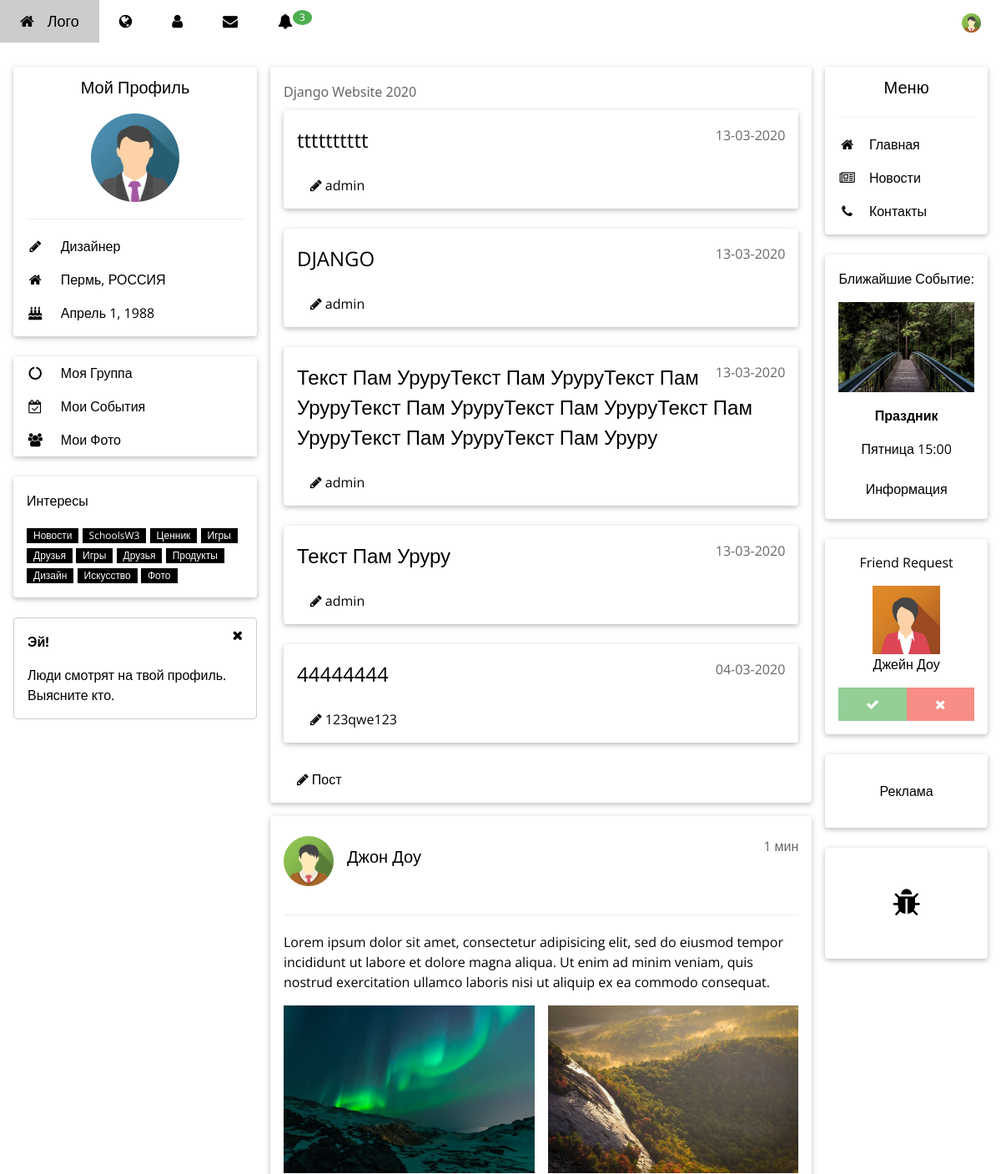
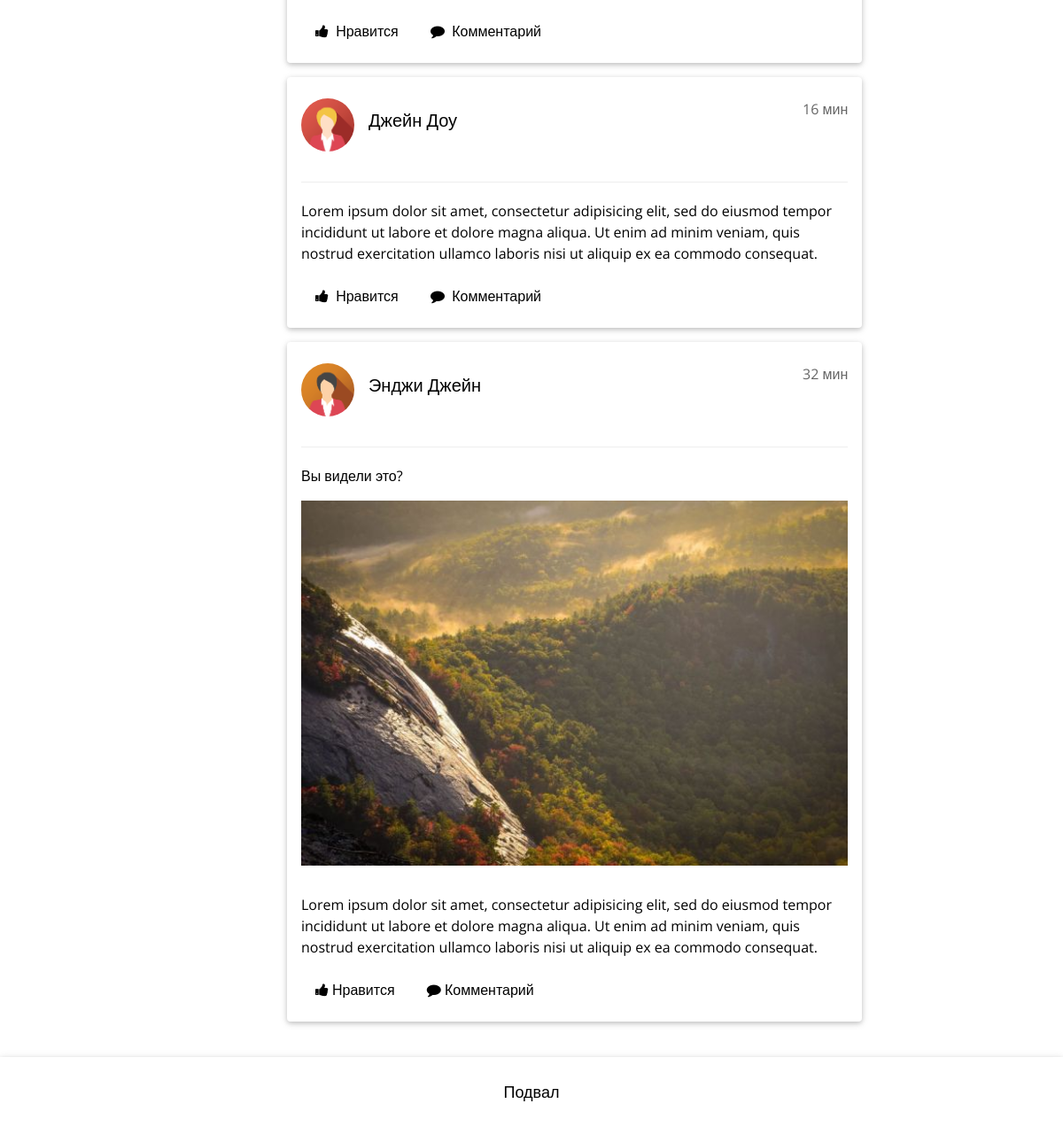
Page /news/ on the committed database (2 pictures, top to bottom).
### news/models.py (models this page shows, shortened)
class Articles(models.Model):
	title = models.CharField(max_length = 120)
	post = models.TextField()
	date = models.DateTimeField()
	author = models.ForeignKey(User, on_delete=models.CASCADE)

### news/templates/news/posts.html (shortened to what this page needs)
{% extends "mainApp/wrapper.html" %}
{% block content %}
	{% for post in object_list %}
          <div class="w3-card w3-round w3-white">
            <div class="w3-container w3-padding">
            	<span class="w3-right w3-opacity">{{post.date|date:"d-m-Y"}}</span>
              <a href="/news/{{post.id}}"><h3>{{post.title}}</h3></a>
              <button type="button" class="w3-button w3-theme"><i class="fa fa-pencil"></i> {{ post.author }}</button>
            </div>
          </div>
      <br>
      {% endfor %}
{% endblock %}

### mainApp/templates/mainApp/wrapper.html (shortened to what this page needs)
<!DOCTYPE html>
<html>
{% load static %}
<link rel="stylesheet" href="{% static 'css/w3.css' %}">
<link rel="stylesheet" href="https://cdnjs.cloudflare.com/ajax/libs/font-awesome/4.7.0/css/font-awesome.min.css">
<body class="w3-theme-l5">
<div class="w3-top">
 <div class="w3-bar w3-theme-d2 w3-left-align w3-large">
  <a href="/" class="w3-bar-item w3-button w3-padding-large w3-theme-d4"><i class="fa fa-home w3-margin-right"></i>Лого</a>
  <a href="/" class="w3-bar-item w3-button w3-hide-small w3-padding-large w3-hover-white" title="Новости"><i class="fa fa-globe"></i></a>
  <a href="/" class="w3-bar-item w3-button w3-hide-small w3-padding-large w3-hover-white" title="Настройка учетных записей"><i class="fa fa-user"></i></a>
  <a href="/" class="w3-bar-item w3-button w3-hide-small w3-padding-large w3-hover-white" title="Сообщение"><i class="fa fa-envelope"></i></a>
  <div class="w3-dropdown-hover w3-hide-small">
    <button class="w3-button w3-padding-large" title="Уведомления"><i class="fa fa-bell"></i><span class="w3-badge w3-right w3-small w3-green">3</span></button>
  </div>
  <a href="#" class="w3-bar-item w3-button w3-hide-small w3-right w3-padding-large w3-hover-white" title="Мои контакты">
    <img src="{% static 'mainApp/img/avatar2.png' %}" class="w3-circle" style="height:23px;width:23px" alt="Аватар">
  </a>
 </div>
</div>
<div class="w3-container w3-content" style="max-width:1400px;margin-top:80px">
  <div class="w3-row">
    <div class="w3-col m3">
      <div class="w3-card w3-round w3-white">
        <div class="w3-container">
         <h4 class="w3-center">Мой Профиль</h4>
         <p class="w3-center"><img src="{% static 'mainApp/img/avatar3.png' %}" class="w3-circle" style="height:106px;width:106px" alt="Аватар"></p>
         <hr>
         <p><i class="fa fa-pencil fa-fw w3-margin-right w3-text-theme"></i> Дизайнер</p>
         <p><i class="fa fa-home fa-fw w3-margin-right w3-text-theme"></i> Пермь, РОССИЯ</p>
         <p><i class="fa fa-birthday-cake fa-fw w3-margin-right w3-text-theme"></i> Апрель 1, 1988</p>
        </div>
      </div>
      <br>
      <div class="w3-card w3-round">
        <div class="w3-white">
          <button onclick="myFunction('Demo1')" class="w3-button w3-block w3-theme-l1 w3-left-align"><i class="fa fa-circle-o-notch fa-fw w3-margin-right"></i> Моя Группа</button>
          <button onclick="myFunction('Demo2')" class="w3-button w3-block w3-theme-l1 w3-left-align"><i class="fa fa-calendar-check-o fa-fw w3-margin-right"></i> Мои События</button>
          <button onclick="myFunction('Demo3')" class="w3-button w3-block w3-theme-l1 w3-left-align"><i class="fa fa-users fa-fw w3-margin-right"></i> Мои Фото</button>
        </div>
      </div>
      <br>
      <div class="w3-card w3-round w3-white w3-hide-small">
        <div class="w3-container">
          <p>Интересы</p>
          <p>
            <span class="w3-tag w3-small w3-theme-d5">Новости</span>
            <span class="w3-tag w3-small w3-theme-d4">SchoolsW3</span>
            <span class="w3-tag w3-small w3-theme-d3">Ценник</span>
            <span class="w3-tag w3-small w3-theme-d2">Игры</span>
            <span class="w3-tag w3-small w3-theme-d1">Друзья</span>
            <span class="w3-tag w3-small w3-theme">Игры</span>
            <span class="w3-tag w3-small w3-theme-l1">Друзья</span>
            <span class="w3-tag w3-small w3-theme-l2">Продукты</span>
            <span class="w3-tag w3-small w3-theme-l3">Дизайн</span>
            <span class="w3-tag w3-small w3-theme-l4">Искусство</span>
            <span class="w3-tag w3-small w3-theme-l5">Фото</span>
          </p>
        </div>
      </div>
      <br>
      <div class="w3-container w3-display-container w3-round w3-theme-l4 w3-border w3-theme-border w3-margin-bottom w3-hide-small">
        <span onclick="this.parentElement.style.display='none'" class="w3-button w3-theme-l3 w3-display-topright">
          <i class="fa fa-remove"></i>
        </span>
        <p><strong>Эй!</strong></p>
        <p>Люди смотрят на твой профиль. Выясните кто.</p>
      </div>
    </div>
    <div class="w3-col m7">
      <div class="w3-row-padding">
        <div class="w3-col m12">
          <div class="w3-card w3-round w3-white">
            <div class="w3-container w3-padding">
              <h6 class="w3-opacity">Django Website 2020</h6>
              {% block content %}
              {% endblock %}
              <button type="button" class="w3-button w3-theme"><i class="fa fa-pencil"></i> Пост</button>
            </div>
          </div>
        </div>
      </div>
      <div class="w3-container w3-card w3-white w3-round w3-margin"><br>
        <img src="{% static 'mainApp/img/avatar2.png' %}" alt="Аватар" class="w3-left w3-circle w3-margin-right" style="width:60px">
        <span class="w3-right w3-opacity">1 мин</span>
        <h4>Джон Доу</h4><br>
        <hr class="w3-clear">
        <p>Lorem ipsum dolor sit amet, consectetur adipisicing elit, sed do eiusmod tempor incididunt ut labore et dolore magna aliqua. Ut enim ad minim veniam, quis nostrud exercitation ullamco laboris nisi ut aliquip ex ea commodo consequat.</p>
          <div class="w3-row-padding" style="margin:0 -16px">
            <div class="w3-half">
              <img src="{% static 'mainApp/img/lights.jpg' %}" style="width:100%" alt="Northern Lights" class="w3-margin-bottom">
            </div>
            <div class="w3-half">
              <img src="{% static 'mainApp/img/nature.jpg' %}" style="width:100%" alt="Nature" class="w3-margin-bottom">
          </div>
        </div>
        <button type="button" class="w3-button w3-theme-d1 w3-margin-bottom"><i class="fa fa-thumbs-up"></i>  Нравится</button>
        <button type="button" class="w3-button w3-theme-d2 w3-margin-bottom"><i class="fa fa-comment"></i>  Комментарий</button>
      </div>
      <div class="w3-container w3-card w3-white w3-round w3-margin"><br>
        <img src="{% static 'mainApp/img/avatar5.png' %}" alt="Аватар" class="w3-left w3-circle w3-margin-right" style="width:60px">
        <span class="w3-right w3-opacity">16 мин</span>
        <h4>Джейн Доу</h4><br>
        <hr class="w3-clear">
        <p>Lorem ipsum dolor sit amet, consectetur adipisicing elit, sed do eiusmod tempor incididunt ut labore et dolore magna aliqua. Ut enim ad minim veniam, quis nostrud exercitation ullamco laboris nisi ut aliquip ex ea commodo consequat.</p>
        <button type="button" class="w3-button w3-theme-d1 w3-margin-bottom"><i class="fa fa-thumbs-up"></i>  Нравится</button>
        <button type="button" class="w3-button w3-theme-d2 w3-margin-bottom"><i class="fa fa-comment"></i>  Комментарий</button>
      </div>
      <div class="w3-container w3-card w3-white w3-round w3-margin"><br>
        <img src="{% static 'mainApp/img/avatar6.png' %}" alt="Аватар" class="w3-left w3-circle w3-margin-right" style="width:60px">
        <span class="w3-right w3-opacity">32 мин</span>
        <h4>Энджи Джейн</h4><br>
        <hr class="w3-clear">
        <p>Вы видели это?</p>
        <img src="{% static 'mainApp/img/nature.jpg' %}" style="width:100%" class="w3-margin-bottom">
        <p>Lorem ipsum dolor sit amet, consectetur adipisicing elit, sed do eiusmod tempor incididunt ut labore et dolore magna aliqua. Ut enim ad minim veniam, quis nostrud exercitation ullamco laboris nisi ut aliquip ex ea commodo consequat.</p>
        <button type="button" class="w3-button w3-theme-d1 w3-margin-bottom"><i class="fa fa-thumbs-up"></i> Нравится</button>
        <button type="button" class="w3-button w3-theme-d2 w3-margin-bottom"><i class="fa fa-comment"></i> Комментарий</button>
      </div>
    </div>
    <div class="w3-col m2">
      <div class="w3-card w3-round w3-white">
        <div class="w3-container">
         <h4 class="w3-center">Меню</h4>
         <hr>
         <p><a href="/"><i class="fa fa-home fa-fw w3-margin-right w3-text-theme"></i>Главная</a></p>
         <p><a href="/news"><i class="fa fa-newspaper-o fa-fw w3-margin-right w3-text-theme"></i>Новости</a></p>
         <p><a href="/contact"><i class="fa fa-phone fa-fw w3-margin-right w3-text-theme"></i>Контакты</a></p>
        </div>
      </div>
      <br>
      <div class="w3-card w3-round w3-white w3-center">
        <div class="w3-container">
          <p>Ближайшие Событие:</p>
          <img src="{% static 'mainApp/img/forest.jpg' %}" alt="Forest" style="width:100%;">
          <p><strong>Праздник</strong></p>
          <p>Пятница 15:00</p>
          <p><button class="w3-button w3-block w3-theme-l4">Информация</button></p>
        </div>
      </div>
      <br>
      <div class="w3-card w3-round w3-white w3-center">
        <div class="w3-container">
          <p>Friend Request</p>
          <img src="{% static 'mainApp/img/avatar6.png' %}" alt="Аватар" style="width:50%"><br>
          <span>Джейн Доу</span>
          <div class="w3-row w3-opacity">
            <div class="w3-half">
              <button class="w3-button w3-block w3-green w3-section" title="Принять"><i class="fa fa-check"></i></button>
            </div>
            <div class="w3-half">
              <button class="w3-button w3-block w3-red w3-section" title="Отказать"><i class="fa fa-remove"></i></button>
            </div>
          </div>
        </div>
      </div>
      <br>
      <div class="w3-card w3-round w3-white w3-padding-16 w3-center">
        <p>Реклама</p>
      </div>
      <br>
      <div class="w3-card w3-round w3-white w3-padding-32 w3-center">
        <p><i class="fa fa-bug w3-xxlarge"></i></p>
      </div>
    </div>
  </div>
</div>
<br>
<footer class="w3-card w3-theme-d3 w3-padding-16 w3-center">
  <h5>Подвал</h5>
</footer>
</body>
</html>

### mainApp/static/css/w3.css (style rules this page uses)
html { box-sizing:border-box }
*,*:before,*:after { box-sizing:inherit }
html { -ms-text-size-adjust:100%;-webkit-text-size-adjust:100% }
body { margin:0 }
article,aside,details,figcaption,figure,footer,header,main,menu,nav,section,summary { display:block }
a { background-color:transparent;text-decoration:none }
img { border-style:none }
hr { box-sizing:content-box;height:0;overflow:visible }
button,input,select,textarea { font:inherit;margin:0 }
button,input { overflow:visible }
button,select { text-transform:none }
button,html [type=button],[type=reset],[type=submit] { -webkit-appearance:button }
html,body { font-family:Verdana,sans-serif;font-size:16px;line-height:1.5 }
html { overflow-x:hidden }
h3 { font-size:24px }
h4 { font-size:20px }
h5 { font-size:18px }
h6 { font-size:16px }
h1,h2,h3,h4,h5,h6 { font-family:"Segoe UI",Arial,sans-serif;font-weight:400;margin:10px 0 }
hr { border:0;border-top:1px solid #eee;margin:20px 0 }
img { vertical-align:middle }
a { color:inherit }
.w3-btn,.w3-button { border:none;display:inline-block;padding:8px 16px;vertical-align:middle;overflow:hidden;text-decoration:none;color:inherit;background-color:inherit;text-align:center;cursor:pointer;white-space:nowrap }
.w3-btn,.w3-button { -webkit-touch-callout:none;-webkit-user-select:none;-khtml-user-select:none;-moz-user-select:none;-ms-user-select:none;user-select:none }
.w3-badge,.w3-tag { background-color:#000;color:#fff;display:inline-block;padding-left:8px;padding-right:8px;text-align:center }
.w3-badge { border-radius:50% }
.w3-tooltip,.w3-display-container { position:relative }
.w3-dropdown-click,.w3-dropdown-hover { position:relative;display:inline-block;cursor:pointer }
.w3-bar { width:100%;overflow:hidden }
.w3-bar .w3-bar-item { padding:8px 16px;float:left;width:auto;border:none;display:block;outline:0 }
.w3-bar .w3-dropdown-hover,.w3-bar .w3-dropdown-click { position:static;float:left }
.w3-bar .w3-button { white-space:normal }
.w3-block { display:block;width:100% }
.w3-container:after,.w3-container:before,.w3-panel:after,.w3-panel:before,.w3-row:after,.w3-row:before,.w3-row-padding:after,.w3-row-padding:before, .w3-cell-row:before,.w3-cell-row:after,.w3-clear:after,.w3-clear:before,.w3-bar:before,.w3-bar:after { content:"";display:table;clear:both }
.w3-col,.w3-half,.w3-third,.w3-twothird,.w3-threequarter,.w3-quarter { float:left;width:100% }
@media (min-width:601px) { .w3-col.m2 { width:16.66666% } }
@media (min-width:601px) { .w3-col.m3,.w3-quarter { width:24.99999% } }
@media (min-width:601px) { .w3-col.m6,.w3-half { width:49.99999% } }
@media (min-width:601px) { .w3-col.m7 { width:58.33333% } }
@media (min-width:601px) { .w3-col.m12 { width:99.99999% } }
.w3-content,.w3-auto { margin-left:auto;margin-right:auto }
.w3-content { max-width:980px }
.w3-top,.w3-bottom { position:fixed;width:100%;z-index:1 }
.w3-top { top:0 }
.w3-display-topright { position:absolute;right:0;top:0 }
.w3-circle { border-radius:50% }
.w3-round,.w3-round-medium { border-radius:4px }
.w3-row-padding,.w3-row-padding>.w3-half,.w3-row-padding>.w3-third,.w3-row-padding>.w3-twothird,.w3-row-padding>.w3-threequarter,.w3-row-padding>.w3-quarter,.w3-row-padding>.w3-col { padding:0 8px }
.w3-container,.w3-panel { padding:0.01em 16px }
.w3-card,.w3-card-2 { box-shadow:0 2px 5px 0 rgba(0,0,0,0.16),0 2px 10px 0 rgba(0,0,0,0.12) }
.w3-opacity,.w3-hover-opacity:hover { opacity:0.60 }
.w3-small { font-size:12px!important }
.w3-large { font-size:18px!important }
.w3-xxlarge { font-size:36px!important }
.w3-left-align { text-align:left!important }
.w3-center { text-align:center!important }
.w3-border { border:1px solid #ccc!important }
.w3-section,.w3-code { margin-top:16px!important;margin-bottom:16px!important }
.w3-margin { margin:16px!important }
.w3-margin-bottom { margin-bottom:16px!important }
.w3-margin-right { margin-right:16px!important }
.w3-padding { padding:8px 16px!important }
.w3-padding-large { padding:12px 24px!important }
.w3-padding-16 { padding-top:16px!important;padding-bottom:16px!important }
.w3-padding-32 { padding-top:32px!important;padding-bottom:32px!important }
.w3-left { float:left!important }
.w3-right { float:right!important }
.w3-green,.w3-hover-green:hover { color:#fff!important;background-color:#4CAF50!important }
.w3-red,.w3-hover-red:hover { color:#fff!important;background-color:#f44336!important }
.w3-white,.w3-hover-white:hover { color:#000!important;background-color:#fff!important }

### rows in the picture
Articles: date "13-03-2020", title "tttttttttt", author "admin"
Articles: date "13-03-2020", title "DJANGO", author "admin"
Articles: date "13-03-2020", title "Текст Пам УруруТекст Пам УруруТекст Пам УруруТекст Пам УруруТекст Пам УруруТекст Пам УруруТекст Пам УруруТекст Пам Уруру", author "admin"
Articles: date "13-03-2020", title "Текст Пам Уруру", author "admin"
Articles: date "04-03-2020", title "44444444", author "123qwe123"
